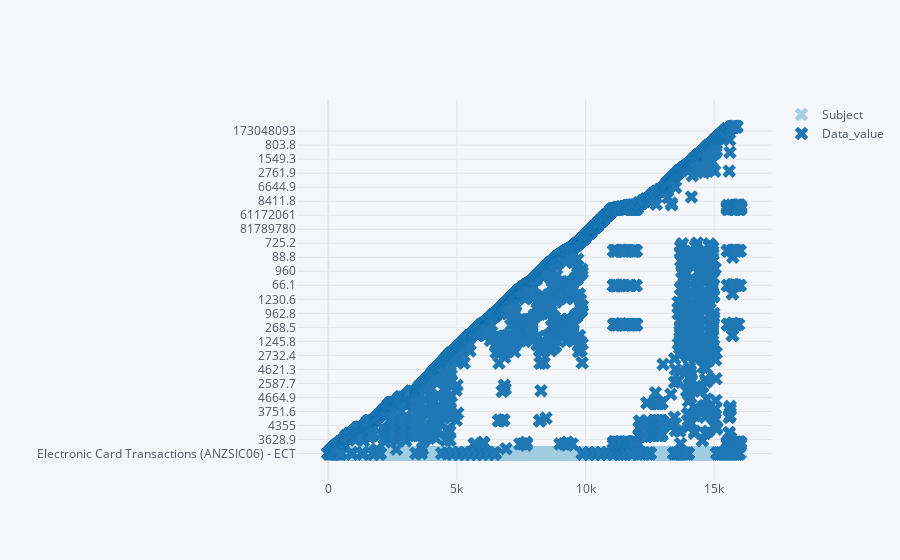

The notebook cell this image was saved under:
### Code cell
main(cat)

### Figure 1 — Plotly figure (JSON) as saved in the notebook; plotly's stock layout.template omitted (floating-point values rounded to 4 significant figures; data arrays with more than 128 entries replaced by an {"elided": "..."} marker saying what was removed)
{"data": [{"line": {"color": "rgba(166, 206, 227, 1.0)", "dash": "solid", "shape": "linear", "width": 1.3}, "marker": {"size": 12, "symbol": "x"}, "mode": "markers", "name": "Subject", "text": "", "type": "scatter", "x": {"elided": "16030 int values"}, "y": {"elided": "16030 str values"}}, {"line": {"color": "rgba(31, 120, 180, 1.0)", "dash": "solid", "shape": "linear", "width": 1.3}, "marker": {"size": 12, "symbol": "x"}, "mode": "markers", "name": "Data_value", "text": "", "type": "scatter", "x": {"elided": "16030 int values"}, "y": {"elided": "16030 mixed values"}}], "layout": {"legend": {"bgcolor": "#F5F6F9", "font": {"color": "#4D5663"}}, "paper_bgcolor": "#F5F6F9", "plot_bgcolor": "#F5F6F9", "title": {"font": {"color": "#4D5663"}}, "xaxis": {"gridcolor": "#E1E5ED", "showgrid": true, "tickfont": {"color": "#4D5663"}, "title": {"font": {"color": "#4D5663"}, "text": ""}, "zerolinecolor": "#E1E5ED"}, "yaxis": {"gridcolor": "#E1E5ED", "showgrid": true, "tickfont": {"color": "#4D5663"}, "title": {"font": {"color": "#4D5663"}, "text": ""}, "zerolinecolor": "#E1E5ED"}}}
